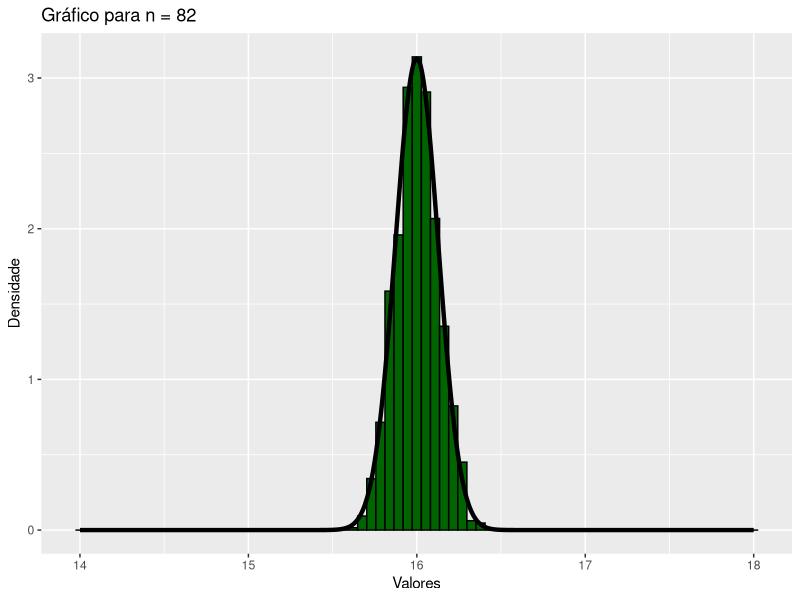

Recreate this plot in R.
library(ggplot2)
seed = 168
amostras = 1190
n = 82
set.seed(seed)
Valores_rand <- 1:amostras
Valor= seq(14,18, by= 4/(amostras-1))
for (i in 1:amostras){
Valores_rand[i] = mean(runif(n, min = 14, max = 18))
}
Var = ((18-14)^2)/12
desvio <- sqrt((Var/n))
distri <- dnorm(Valor, mean = 16, sd = desvio)
data <-data.frame(Valores_rand)
ggplot() + 
geom_histogram(data = data, aes(x = Valores_rand , y = after_stat(density)), col="Black", fill = "DarkGreen", bins = 75)+
geom_line(data = data, aes(x=Valor ,y=distri), size = 1.5) + 
labs(x = "Valores", y = "Densidade", title = sprintf("Gráfico para n = %d",n))



